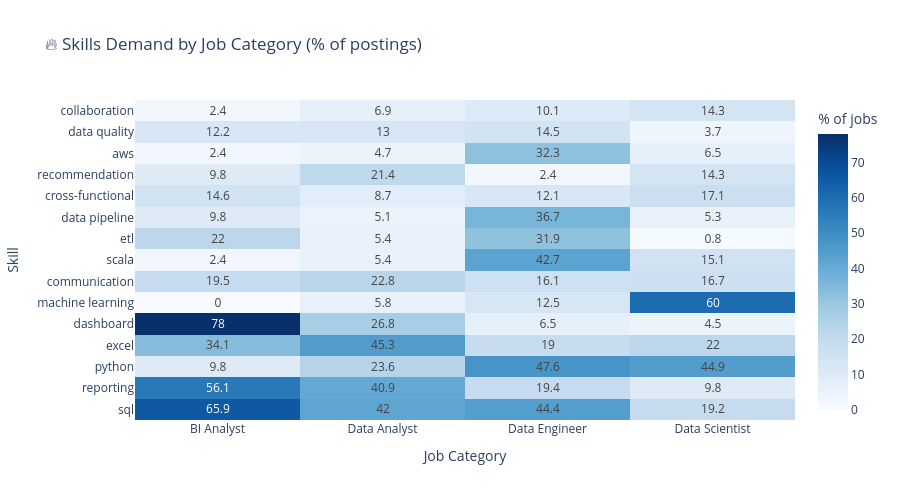

Notebook code cell kept with this figure:
### Code cell
# Skills Demand by Job Category — Heatmap
# Get top 15 skills and main job categories (excluding 'Other')
top_skills_list = skill_demand.head(15)['skill_name'].tolist()
main_categories = [c for c in jobs['job_category'].value_counts().head(5).index if c != 'Other']

# Build skill-per-category matrix
skill_by_cat = (
    job_skills
    .merge(skills, on='skill_id')
    .merge(jobs[['job_id', 'job_category']], on='job_id')
    .query("job_category in @main_categories and skill_name in @top_skills_list")
    .groupby(['job_category', 'skill_name'])
    .size()
    .reset_index(name='count')
)

# Pivot for heatmap
pivot = skill_by_cat.pivot(index='skill_name', columns='job_category', values='count').fillna(0)

# Normalize to percentages within each category
for col in pivot.columns:
    cat_total = len(jobs[jobs['job_category'] == col])
    pivot[col] = (pivot[col] / cat_total * 100).round(1)

# Sort by total demand
pivot['total'] = pivot.sum(axis=1)
pivot = pivot.sort_values('total', ascending=True).drop('total', axis=1)

fig = px.imshow(
    pivot,
    text_auto=True,
    color_continuous_scale='Blues',
    title='🔥 Skills Demand by Job Category (% of postings)',
    labels={'color': '% of jobs'},
    aspect='auto',
)
fig.update_layout(height=500, xaxis_title='Job Category', yaxis_title='Skill')
fig.show()

### Figure 1 — Plotly figure (JSON) as saved in the notebook; plotly's stock layout.template omitted (floating-point values rounded to 4 significant figures)
{"data": [{"coloraxis": "coloraxis", "hovertemplate": "job_category: %{x}<br>skill_name: %{y}<br>% of jobs: %{z}<extra></extra>", "name": "0", "texttemplate": "%{z}", "type": "heatmap", "x": ["BI Analyst", "Data Analyst", "Data Engineer", "Data Scientist"], "xaxis": "x", "y": ["collaboration", "data quality", "aws", "recommendation", "cross-functional", "data pipeline", "etl", "scala", "communication", "machine learning", "dashboard", "excel", "python", "reporting", "sql"], "yaxis": "y", "z": [[2.4, 6.9, 10.1, 14.3], [12.2, 13.0, 14.5, 3.7], [2.4, 4.7, 32.3, 6.5], [9.8, 21.4, 2.4, 14.3], [14.6, 8.7, 12.1, 17.1], [9.8, 5.1, 36.7, 5.3], [22.0, 5.4, 31.9, 0.8], [2.4, 5.4, 42.7, 15.1], [19.5, 22.8, 16.1, 16.7], [0.0, 5.8, 12.5, 60.0], [78.0, 26.8, 6.5, 4.5], [34.1, 45.3, 19.0, 22.0], [9.8, 23.6, 47.6, 44.9], [56.1, 40.9, 19.4, 9.8], [65.9, 42.0, 44.4, 19.2]]}], "layout": {"coloraxis": {"colorbar": {"title": {"text": "% of jobs"}}, "colorscale": [[0.0, "rgb(247,251,255)"], [0.125, "rgb(222,235,247)"], [0.25, "rgb(198,219,239)"], [0.375, "rgb(158,202,225)"], [0.5, "rgb(107,174,214)"], [0.625, "rgb(66,146,198)"], [0.75, "rgb(33,113,181)"], [0.875, "rgb(8,81,156)"], [1.0, "rgb(8,48,107)"]]}, "height": 500, "title": {"text": "🔥 Skills Demand by Job Category (% of postings)"}, "xaxis": {"anchor": "y", "domain": [0.0, 1.0], "title": {"text": "Job Category"}}, "yaxis": {"anchor": "x", "autorange": "reversed", "domain": [0.0, 1.0], "title": {"text": "Skill"}}}}
